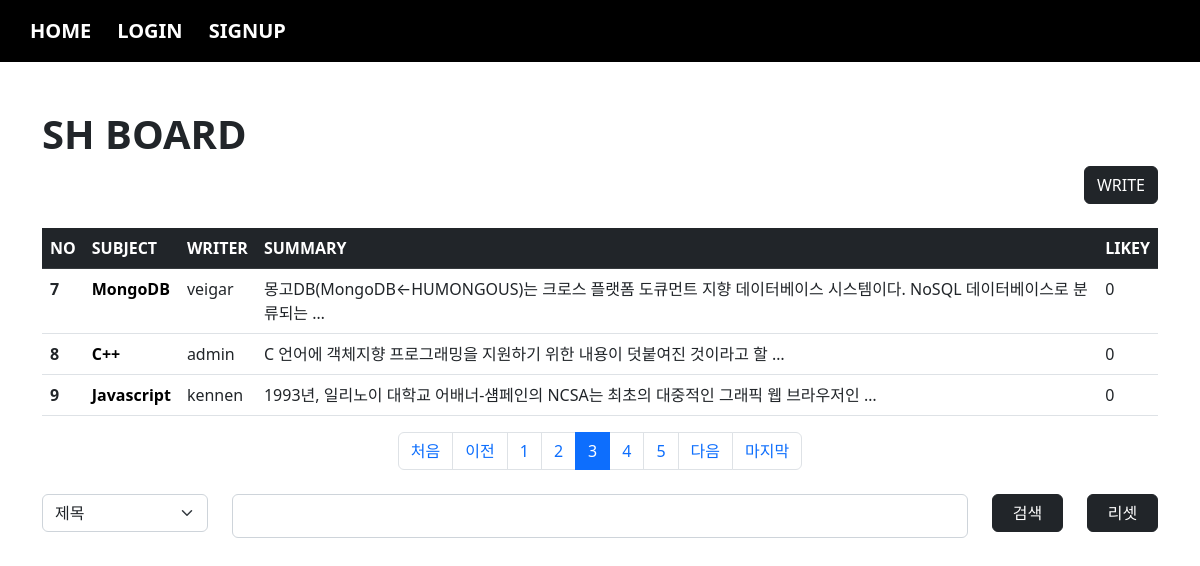
The page /board/index/?page=3&cate=&kw= on the database its author committed.
### board/models.py (models this page shows, shortened)
class Board(models.Model):
    subject = models.CharField(max_length=100)
    writer = models.ForeignKey(User, on_delete=models.CASCADE, related_name="writer")
    content = models.TextField()
    pubdate = models.DateTimeField()
    likey = models.ManyToManyField(User, blank=True, related_name="likey")

### acc/models.py (models this page shows, shortened)
class User(AbstractUser):
    comment = models.TextField(blank=True)
    point = models.IntegerField(default=0)
    pic = models.ImageField(upload_to="user/%y")

### board/views.py (the view)
# urls.py: path('index/', views.index, name="index"),
def index(request):
    cate = request.GET.get("cate", "")
    kw = request.GET.get("kw", "")
    pg = request.GET.get("page", 1)
    if kw:
        if cate == "sub":
            b = Board.objects.filter(subject__startswith=kw)
        elif cate == "wri":
            try:
                from acc.models import User
                u = User.objects.get(username=kw)
                b = Board.objects.filter(writer=u)
            except:
                b = Board.objects.none()
        elif cate == "con":
            b = Board.objects.filter(content__contains=kw)
    else:
        b = Board.objects.all()
    pag = Paginator(b, 3)
    obj = pag.get_page(pg)
    context = {
        "bset" : obj,
        "cate" : cate,
        "kw" : kw
    }
    return render(request, "board/index.html", context)

### templates/board/index.html (shortened to what this page needs)
{% extends 'base.html' %}
{% block con %}
    {% load mathfilters %}
    <h1><b>SH BOARD</b></h1>
    <div class="text-end">
        <a class="btn btn-dark" href="{% url 'board:create' %}">WRITE</a>
    </div>
    <table class="table table-hover mt-4">
        <thead>
            <tr class="table-dark">
                <th scope="col">NO</th>
                <th scope="col">SUBJECT</th>
                <th scope="col">WRITER</th>
                <th scope="col">SUMMARY</th>
                <th scope="col">LIKEY</th>
            </tr>
        </thead>
        <tbody>
            {% for i in bset %}
                <tr>
                    <th scope="row">{{ bset.start_index|add:forloop.counter0 }}</th>
                    <td><a href="{% url 'board:detail' i.id %}" class="sub">{{ i.subject }}</a></td>
                    <td>{{ i.writer }}</td>
                    <td>{{ i.content |truncatewords:10 }}</td>
                    <td>0</td>
                </tr>
            {% endfor %}
        </tbody>
    </table>
    <nav aria-label="Page navigation example">
        <ul class="pagination justify-content-center">
            {% if bset.has_previous %}
                <li class="page-item"><a class="page-link" href="{% url 'board:index' %}?page=1&cate={{cate}}&kw={{kw}}">처음</a></li>
                <li class="page-item"><a class="page-link" href="{% url 'board:index' %}?page={{ bset.previous_page_number }}&cate={{cate}}&kw={{kw}}">이전</a></li>
            {% else %}
                <li class="page-item disabled"><a class="page-link">처음</a></li>
                <li class="page-item disabled"><a class="page-link">이전</a></li>
            {% endif %}
            {% for i in bset.paginator.page_range %}
                {% if bset.number|add:2 >= i and i >= bset.number|sub:2 %}
                    <li class="page-item {% if bset.number == i %}active{% endif %}"><a class="page-link" href="{% url 'board:index' %}?page={{i}}&cate={{cate}}&kw={{kw}}">{{i}}</a></li>
                {% endif %}
            {% endfor %}
            {% if bset.has_next %}
                <li class="page-item"><a class="page-link" href="{% url 'board:index' %}?page={{bset.next_page_number}}&cate={{cate}}&kw={{kw}}">다음</a></li>
                <li class="page-item"><a class="page-link" href="{% url 'board:index' %}?page={{ bset.paginator.num_pages }}&cate={{cate}}&kw={{kw}}">마지막</a></li>
            {% else %}
                <li class="page-item disabled"><a class="page-link">다음</a></li>
                <li class="page-item disabled"><a class="page-link">마지막</a></li>
            {% endif %}
        </ul>
    </nav>
    <form>
        <div class="mt-4 row">
            <div class="col-sm-2">
                <select name="cate" class="form-select">
                    <option value="sub" {% if cate == "sub" %} selected {% endif %}>제목</option>
                </select>
            </div>
            <div class="col-sm-8">
                <input type="text" name="kw" value="{{kw}}" class="form-control">
            </div>
            <div class="col-sm-1">
                <button class="btn btn-dark" style="width: 100%;">검색</button>
            </div>
            <div class="col-sm-1">
                <a class="btn btn-dark" href="{% url 'board:index' %}" style="width: 100%;">리셋</a>
            </div>
        </div>
    </form>
{% endblock %}

### templates/board/index.html (style rules this page uses)
.sub { text-decoration: none; color: black; font-weight: bold; }

### templates/base.html (style rules this page uses)
.form-control { font-weight: bold; font-size: 20px; }

### rows shown on the page
Board: start_index|add "7", subject "MongoDB", writer "veigar", content "몽고DB(MongoDB←HUMONGOUS)는 크로스 플랫폼 도큐먼트 지향 데이터베이스 시스템이다. NoSQL 데이터베이스로 분류되는 …"
Board: start_index|add "8", subject "C++", writer "admin", content "C 언어에 객체지향 프로그래밍을 지원하기 위한 내용이 덧붙여진 것이라고 할 …"
Board: start_index|add "9", subject "Javascript", writer "kennen", content "1993년, 일리노이 대학교 어배너-섐페인의 NCSA는 최초의 대중적인 그래픽 웹 브라우저인 …"

### other values the page prints
{{ i }} "1" "2" "3" "4" "5"
